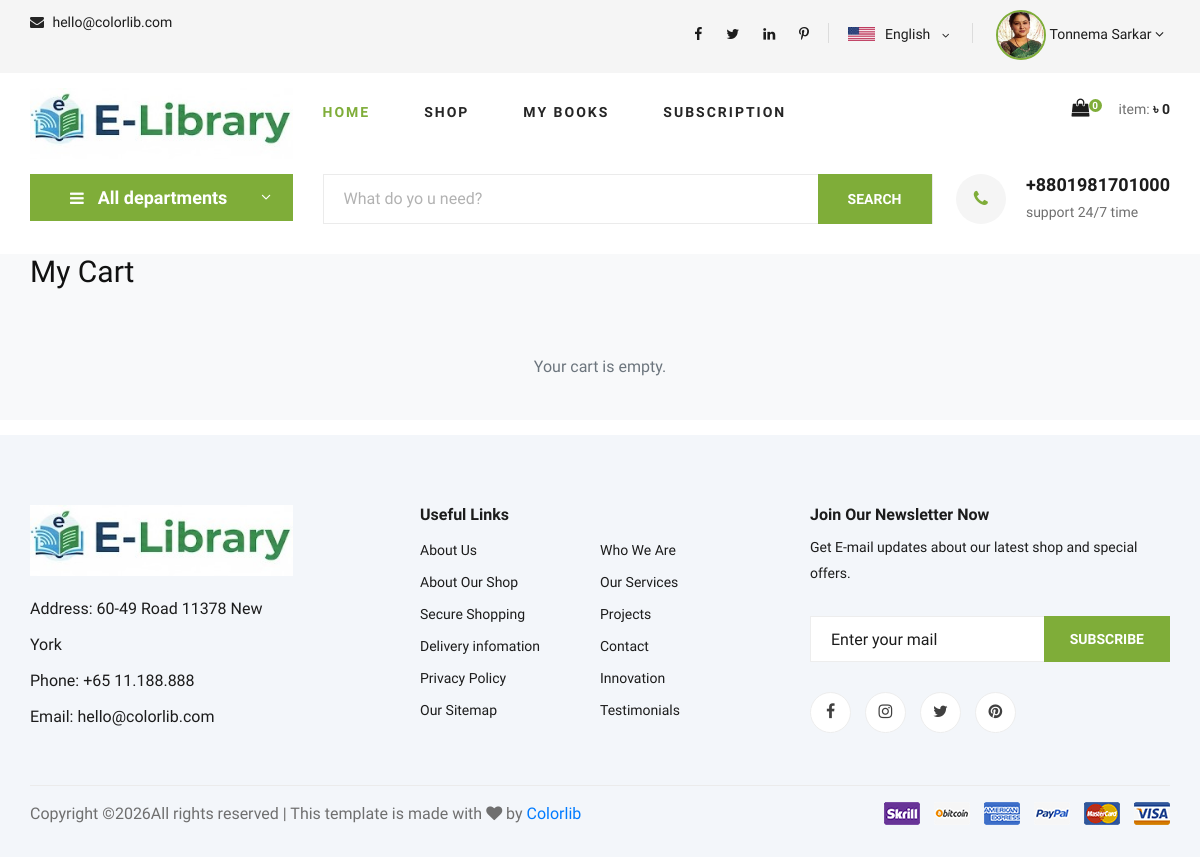
Page /cart-detail/ (signed in) on the earlier database version.
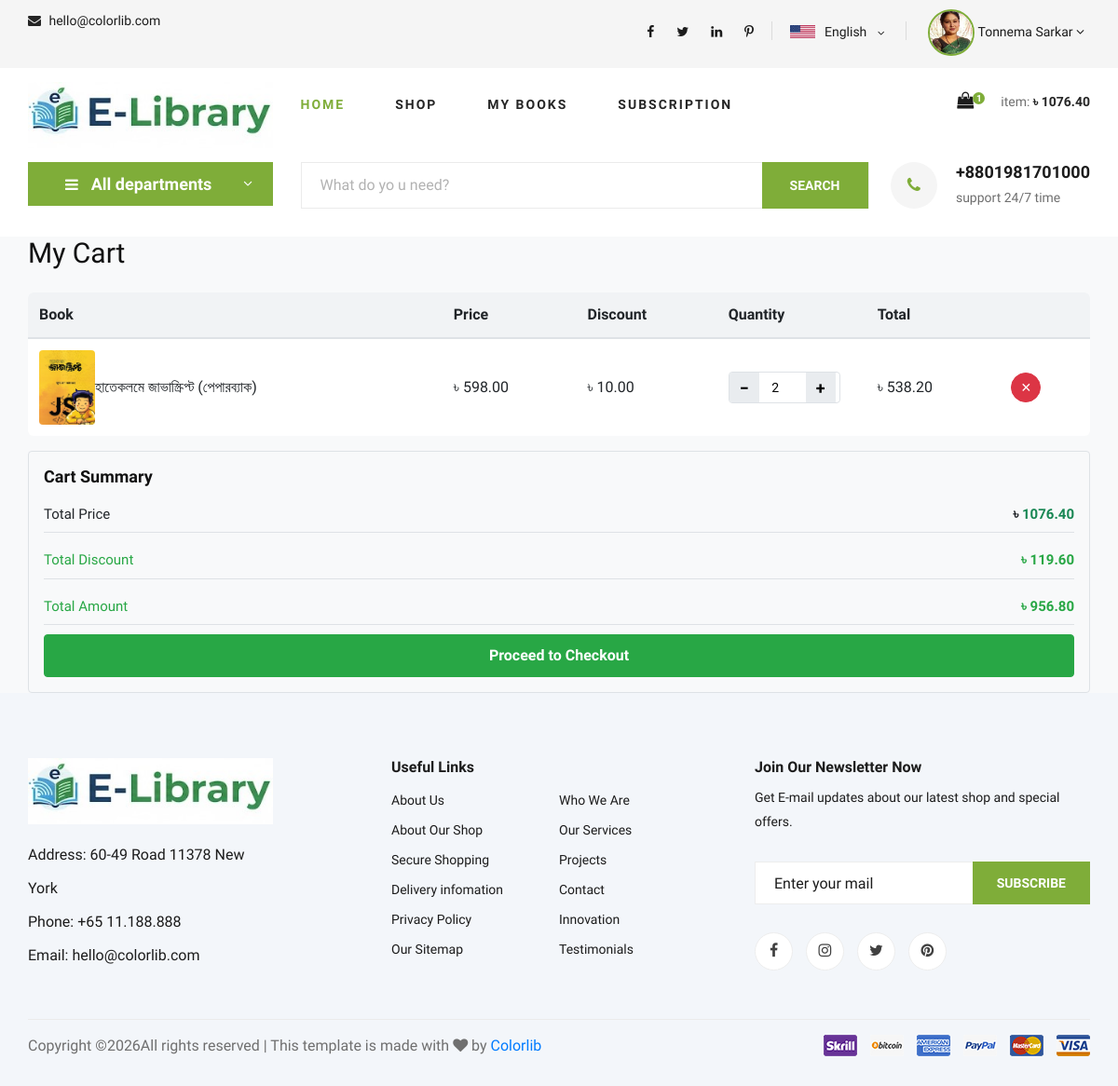
Same page on the later database version.
### apps/order/models/cart_model.py (models this page shows, shortened)
class Cart(BaseModel):
    user = models.ForeignKey(User, related_name="cart_user", on_delete=models.CASCADE)
    total_price = models.DecimalField(max_digits=10, decimal_places=2, default=0)
    total_discount = models.DecimalField(max_digits=10, decimal_places=2, default=0)
    net_amount = models.DecimalField(max_digits=10, decimal_places=2, default=0)
    is_active = models.BooleanField(default=True)  # only one active cart per user
    created_at = models.DateTimeField(auto_now_add=True)
    updated_at = models.DateTimeField(auto_now=True)
    class Meta:
        db_table = "cart"
        verbose_name = "Cart"
        verbose_name_plural = "Carts"

class CartProduct(BaseModel):
    cart = models.ForeignKey(Cart, on_delete=models.CASCADE, related_name="cart_products_cart")
    product = models.ForeignKey(Book, on_delete=models.CASCADE, related_name="cart_products")
    quantity = models.PositiveIntegerField(default=1)
    price = models.DecimalField(max_digits=10, decimal_places=2, default=0)
    discount = models.DecimalField(max_digits=10, decimal_places=2, default=0)
    final_price = models.DecimalField(max_digits=10, decimal_places=2, default=0)  # price - discount
    added_at = models.DateTimeField(auto_now_add=True)
    class Meta:
        db_table = "cart_product"
        verbose_name = "Cart Product"
        verbose_name_plural = "Cart Products"

### apps/book/models/book_model.py (models this page shows, shortened)
class Book(BaseModel):
    title = models.CharField(max_length=255)
    author = models.ForeignKey(User, on_delete=models.CASCADE, related_name="books_author")
    category = models.ForeignKey(Category, on_delete=models.SET_NULL, null=True)
    book_image = models.ImageField(upload_to="books/cover/", blank=True, null=True)
    isbn = models.CharField(max_length=20, blank=True, null=True, unique=True)
    language = models.CharField(max_length=50)
    publication_date = models.DateField(blank=True, null=True)
    edition = models.CharField(max_length=50, blank=True, null=True)
    digital_file = models.FileField(upload_to="books/digital/", blank=True, null=True)
    preview_file = models.FileField(upload_to="books/preview/", blank=True, null=True)
    digital_price = models.DecimalField(max_digits=10, decimal_places=2, default=0)
    physical_price = models.DecimalField(max_digits=10, decimal_places=2, default=0)
    has_physical_copy = models.BooleanField(default=False)
    status = models.CharField(max_length=20, choices=BookStatus.choices, default=BookStatus.DRAFT)
    is_read_only = models.BooleanField(default=True)
    is_downloadable = models.BooleanField(default=False)
    created_by = models.ForeignKey(User, on_delete=models.SET_NULL, null=True, related_name="books_created_by")
    active_status = models.CharField(max_length=10, choices=ActiveStatusChoices.choices, default=ActiveStatusChoices.ACTIVE)
    description = models.TextField(blank=True)
    class Meta:
        verbose_name = "Book"
        verbose_name_plural = "Books"
        db_table = "book"
        app_label = "book"

### apps/order/views/cart_management.py (the view)
# urls.py: path("cart-detail/", CartDetailView.as_view(), name="cart_detail"),
class CartDetailView(LoginRequiredMixin, View):
    login_url = "account:login"
    template_name = "cart_detail.html"
    model_class = Cart
    def get(self, request):
        try:
            if not request.user.is_authenticated:
                return redirect("account:login")
            cart = self.model_class.objects.filter(user=request.user, is_active=True).prefetch_related("cart_products_cart").first()
            context = {
                "title": "My Cart",
                "cart": cart,
                "cart_items": cart.cart_products_cart.all() if cart else [],
                "show_hero_banner": False,
                "hero_normal": "hero-normal",
                "subscription": False,
            }
            return render(request, self.template_name, context)
        except Exception as e:
            logger.exception(f"ERROR:------>> Error occurred in Cart Detail View: {e}")
            messages.error(request, "Unable to load cart!")
            return HttpResponse("Something went wrong!")

### apps/home/context_processor.py (called while the page is built)
def all_categories(request):
    return {"all_categories": Category.objects.all()}

### apps/order/context_processors.py (called while the page is built)
def cart_summary(request):
    if not request.user.is_authenticated:
        return {
            "cart_count": 0,
            "cart_total": 0,
        }
    cart = Cart.objects.filter(user=request.user, is_active=True).prefetch_related("cart_products_cart").first()
    if not cart:
        return {
            "cart_count": 0,
            "cart_total": 0,
        }
    return {
        "cart_count": cart.cart_products_cart.count(),
        "cart_total": cart.total_price,
    }

### apps/order/templates/cart_detail.html (shortened to what this page needs)
{% extends 'home_base.html' %}
{% load static %}
{% block body %}
  <section class="cart-area section-padding">
    <div class="container">
      <h3 class="mb-4">My Cart</h3>
      {% if cart_items %}
        <table class="table cart-table">
          <thead>
            <tr>
              <th>Book</th>
              <th>Price</th>
              <th>Discount</th>
              <th width="160">Quantity</th>
              <th>Total</th>
              <th></th>
            </tr>
          </thead>
          <tbody>
            {% for item in cart_items %}
              <tr data-item-id="{{ item.id }}">
                <td data-label="Book">
                  <div class="d-flex align-items-center gap-2">
                    <img src="{{ item.product.book_image.url }}" alt="{{ item.product.title }}" width="60" height="80" style="object-fit: cover; border-radius: 4px;" />
                    <span>{{ item.product.title }}</span>
                  </div>
                </td>
                <td data-label="Price">৳ {{ item.price }}</td>
                <td data-label="Discount">৳ {{ item.discount }}</td>
                <td data-label="Quantity">
                  <div class="qty-box">
                    <button class="qty-btn minus">−</button>
                    <input type="number" class="qty-input" value="{{ item.quantity }}" min="1" />
                    <button class="qty-btn plus">+</button>
                  </div>
                </td>
                <td data-label="Total" class="item-total">৳ {{ item.final_price }}</td>
                <td>
                  <button class="btn btn-sm btn-danger remove-item">✕</button>
                </td>
              </tr>
            {% endfor %}
          </tbody>
        </table>
        <div class="p-3 border rounded bg-light cart-summary">
          <h5>Cart Summary</h5>
          <div class="summary-row">
            <span>Total Price</span>
            <strong>৳ <span id="cart-total">{{ cart.total_price }}</span></strong>
          </div>
          <div class="summary-row discount">
            <span>Total Discount</span>
            <strong>৳ <span id="cart-discount">{{ cart.total_discount }}</span></strong>
          </div>
          <div class="summary-row discount">
            <span>Total Amount</span>
            <strong>৳ <span id="cart-net-amount">{{ cart.net_amount }}</span></strong>
          </div>
          <a href="{% url 'order:checkout' %}" class="btn btn-success w-100">Proceed to Checkout</a>
        </div>
      {% else %}
        <p>Your cart is empty.</p>
      {% endif %}
    </div>
  </section>
{% endblock %}

### apps/home/templates/home_base.html (shortened to what the changed rows need)
<!DOCTYPE html>
{% load static %}
<html lang="en">
  <head>
    <link rel="stylesheet" href="{% static 'web/css/bootstrap.min.css' %}" type="text/css" />
    <link rel="stylesheet" href="{% static 'web/css/font-awesome.min.css' %}" type="text/css" />
    <link rel="stylesheet" href="{% static 'web/css/elegant-icons.css' %}" type="text/css" />
    <link rel="stylesheet" href="{% static 'web/css/nice-select.css' %}" type="text/css" />
    <link rel="stylesheet" href="{% static 'web/css/jquery-ui.min.css' %}" type="text/css" />
    <link rel="stylesheet" href="{% static 'web/css/owl.carousel.min.css' %}" type="text/css" />
    <link rel="stylesheet" href="{% static 'web/css/slicknav.min.css' %}" type="text/css" />
    <link rel="stylesheet" href="{% static 'web/css/style.css' %}" type="text/css" />
    <link rel="stylesheet" href="{% static 'web/css/profile.css' %}" type="text/css" />
    <link rel="stylesheet" href="{% static 'web/css/checkout.css' %}" type="text/css" />
    <link rel="stylesheet" href="{% static 'web/css/my_order.css' %}" type="text/css" />
  </head>
  <body>
    <header class="header">
      <div class="container">
        <div class="row">
          <div class="col-lg-3">
            <div class="header__cart">
              <ul>
                <li>
                  <a href="{% url 'order:cart_detail' %}">
                    <i class="fa fa-shopping-bag"></i>
                    <span id="header-cart-count">{{ cart_count }}</span>
                  </a>
                </li>
              </ul>
              <div class="header__cart__price">
                item: <span id="header-cart-total">&#2547; {{ cart_total }}</span>
              </div>
            </div>
          </div>
        </div>
      </div>
    </header>
    {% block body %}
    {% endblock %}
  </body>
</html>

Differences in the rows shown:
added Cart: total_price "1076.40", total_discount "119.60", net_amount "956.80"
added CartProduct: product.book_image (picture), product "হাতেকলমে জাভাস্ক্রিপ্ট (পেপারব্যাক)", price "598.00", discount "10.00", quantity "2", final_price "538.20"
Other differences:
{{ cart_count }}: "0" → "1"
{{ cart_total }}: "0" → (not shown)
text no longer shown: "Your cart is empty."
text now shown: "Book Price Discount Quantity Total Cart Summary Total Price ৳ Total Discount ৳ Total Amount ৳ Proceed to Checkout"
